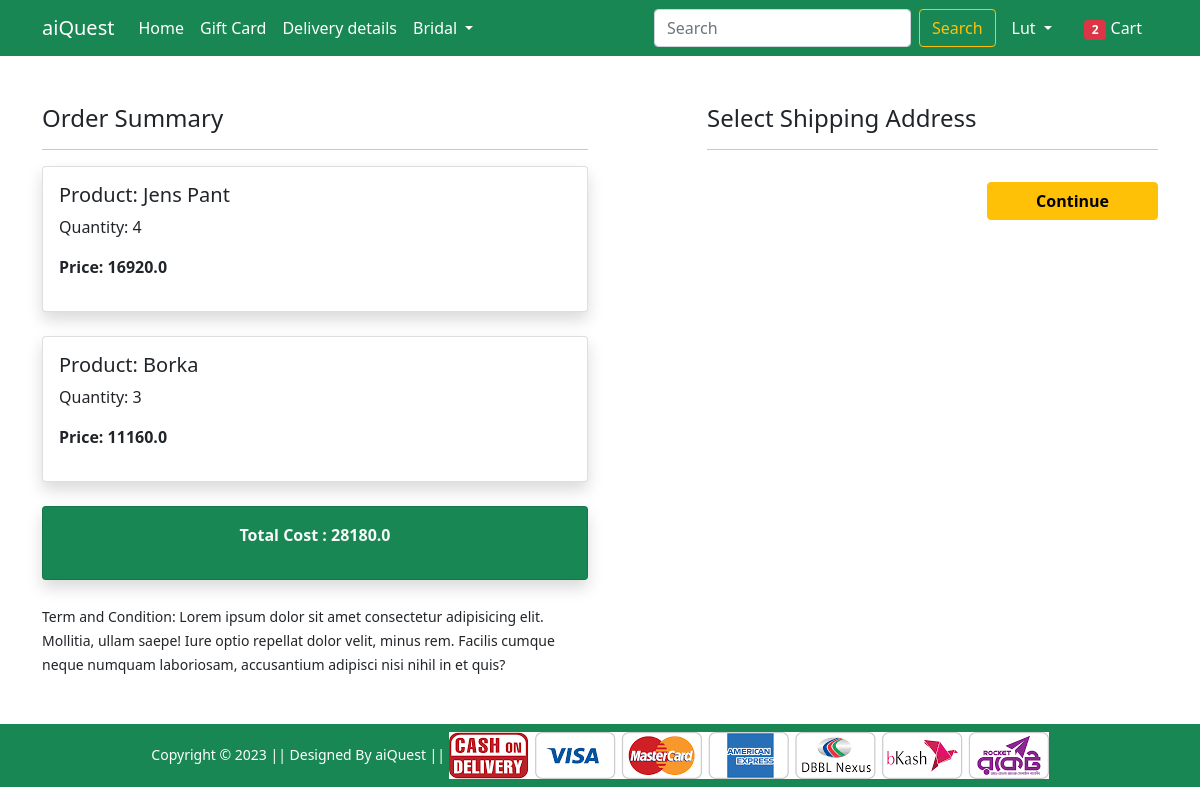
Page /checkout/ (signed in) on the earlier database version.
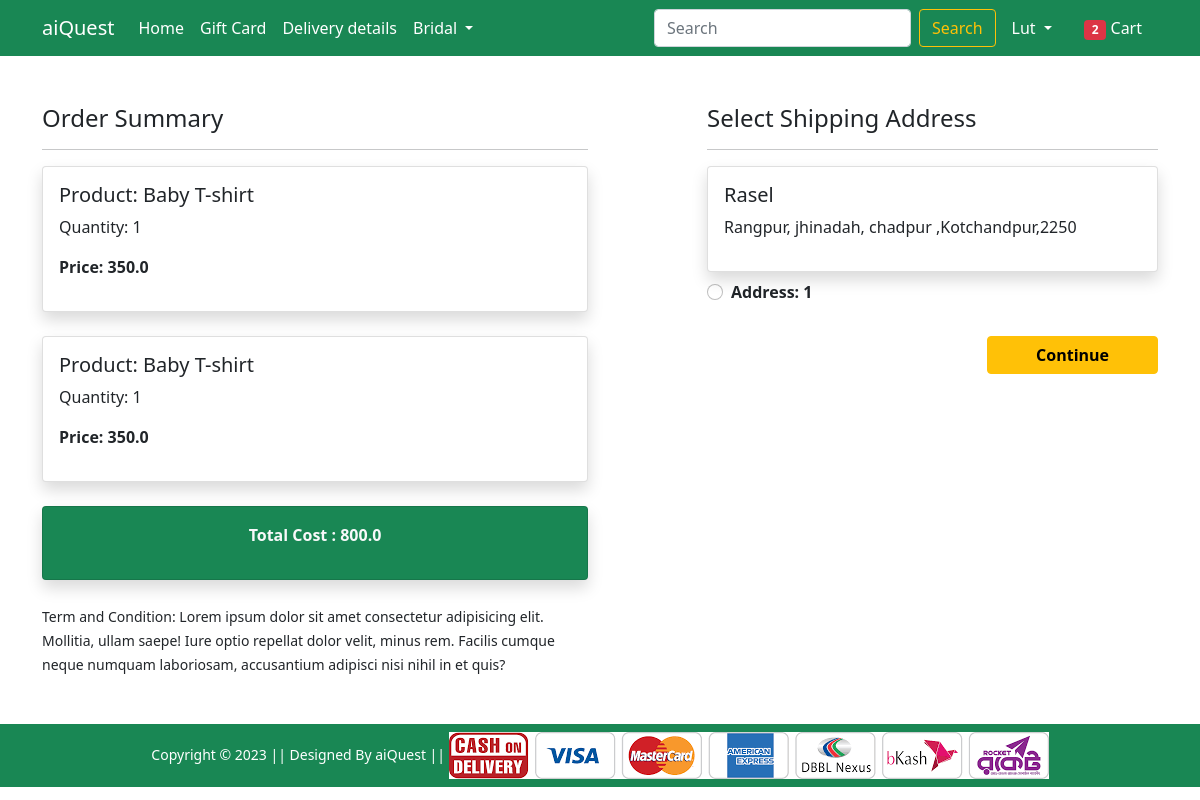
Same page on the later database version.
### info/models.py (models this page shows, shortened)
class Card(models.Model):
    user = models.ForeignKey(User, on_delete=models.CASCADE)
    product = models.ForeignKey(Product, on_delete=models.CASCADE)
    quntity = models.PositiveIntegerField(default=1)
    @property
    def item_amount(self):
        return self.quntity * self.product.discounted_price

class Product(models.Model):
    title = models.CharField(max_length=100)
    selling_price = models.FloatField()
    discounted_price = models.FloatField()
    descrition = models.TextField()
    brand = models.CharField(max_length=100)
    category = models.CharField(choices=CATEGORY_CHOICES, max_length=2)
    product_image = models.ImageField(upload_to='productimg')

class Customer(models.Model):
    user = models.ForeignKey(User, on_delete= models.CASCADE)
    name = models.CharField(max_length=200)
    division = models.CharField(choices=DIVISION_CHOICES, max_length= 50)
    district = models.CharField(max_length=200)
    thana = models.CharField(max_length=50)
    villprroad = models.CharField(max_length=50)
    zipcode = models.IntegerField()

### Shop/views.py (the view)
# urls.py: path('checkout/', views.checkout, name='checkout'),
@login_required
def checkout(request):
 total_item=0
 if request.user.is_authenticated:
     total_item =len(Card.objects.filter(user=request.user))
 user = request.user
 add = Customer.objects.filter(user=user)
 card_member = Card.objects.filter(user=user)
 amount = 0.0
 shoppimg_amount = 100.0
 total_amount = 0.0
 card_amount = [p for p in Card.objects.all() if p.user == user]
 if  card_amount:
     for p in card_amount:
          temproraryamount = (p.quntity * p.product.discounted_price)
          amount += temproraryamount
          total_cost = amount + shoppimg_amount
          data = {
              'add':add,
              'card_member':card_member,
              'total_cost':total_cost,
              'total_item':total_item
          }
 return render(request, 'Shop/checkout.html', data)

### Shop/templates/Shop/checkout.html (shortened to what this page needs)
{% extends 'Shop/base.html' %}
{% load static %}
{% block main-content %}
<div class="container">
    <div class="row mt-5">
        <div class="col-sm-6">
            <h4>Order Summary</h4>
            <hr>
            {% for items in card_member %}
            <div class="card mb-4 shadow">
                <div class="card-body">
                    <h5>Product: {{items.product.title}}</h5>
                    <p>Quantity: {{items.quntity}}</p>
                    <p class="fw-bold">Price: {{items.item_amount}}</p>
                </div>
            </div>
            {% endfor %}
            <div class="card mb-4 shadow p-3 bg-success text-light text-center">
                <p class="fw-bold">Total Cost : {{total_cost}}</p>
            </div>
            <small>Term and Condition: Lorem ipsum dolor sit amet consectetur adipisicing elit. Mollitia, ullam saepe!
                Iure optio repellat dolor velit, minus rem. Facilis cumque neque numquam laboriosam, accusantium
                adipisci nisi nihil in et quis?</small>
        </div>
        <div class="col-sm-5 offset-sm-1">
            <h4>Select Shipping Address</h4>
            <hr>
            <form action="/paymentdone">
                {% for ad in add %}
                <div class="card shadow ">
                    <div class="card-body">
                        <h5>{{ad.name}}</h5>
                        <p>{{ad.division}}, {{ad.district}},
                        {{ad.thana}} ,{{ad.villprroad}},{{ad.zipcode}}</p>
                    </div>
                </div>
                <div class="form-check mt-2 mb-3">
                    <input class="form-check-input" name="customerid" id="customeradd{{forloop.counter}}" type="radio" value="{{ad.id}}">
                    <label class="form-check-label fw-bold" for="customeradd">
                        Address: {{forloop.counter}} </label>
                </div>
                {% endfor %}
                <div class="text-end">
                    <button type="submit" class="btn btn-warning mt-3 px-5 fw-bold">Continue</button>
                </div>
            </form>
        </div>
    </div>
</div>
{% endblock main-content %}

Differences in the rows shown:
removed Card: product "Jens Pant", quntity "4", item_amount "16920.0"
removed Card: product "Borka", quntity "3", item_amount "11160.0"
added Card: product "Baby T-shirt", quntity "1", item_amount "350.0"
added Card: product "Baby T-shirt", quntity "1", item_amount "350.0"
added Customer: name "Rasel", division "Rangpur", district "jhinadah", thana "chadpur", villprroad "Kotchandpur", zipcode "2250"
Other differences:
{{ total_cost }}: "28180.0" → "800.0"
